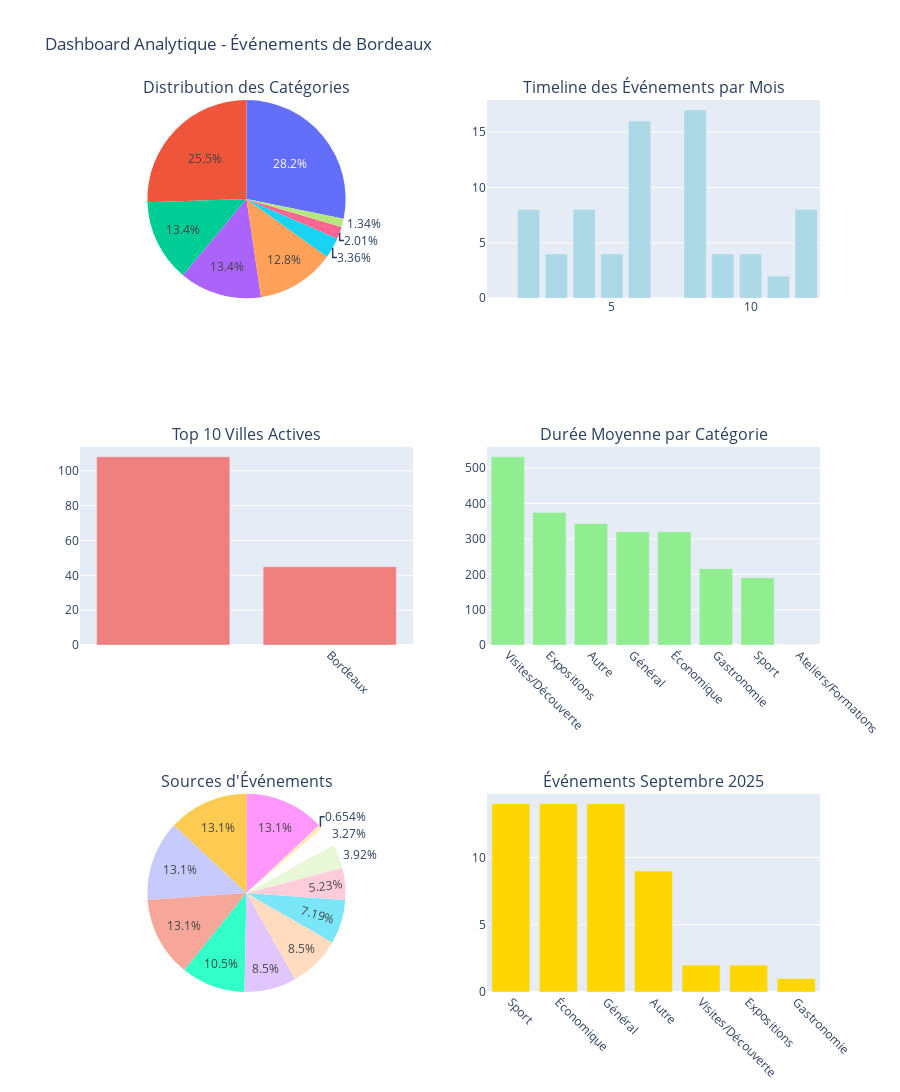

Here is the notebook cell this chart was saved with:
### Markdown cell above
## 8. Visualisations Avancées et Dashboard

### Code cell
# Dashboard interactif avec Plotly
fig = make_subplots(
    rows=3, cols=2,
    subplot_titles=(
        'Distribution des Catégories',
        'Timeline des Événements par Mois',
        'Top 10 Villes Actives',
        'Durée Moyenne par Catégorie',
        'Sources d\'Événements',
        'Événements Septembre 2025'
    ),
    specs=[[{"type": "pie"}, {"type": "bar"}],
           [{"type": "bar"}, {"type": "bar"}],
           [{"type": "pie"}, {"type": "bar"}]]
)

# 1. Distribution des catégories
fig.add_trace(
    go.Pie(
        labels=category_counts.index[:8],  # Top 8 pour la lisibilité
        values=category_counts.values[:8],
        name="Catégories"
    ),
    row=1, col=1
)

# 2. Timeline par mois
fig.add_trace(
    go.Bar(
        x=list(range(1, 13)),
        y=[month_counts.get(i, 0) for i in range(1, 13)],
        name="Événements par mois",
        marker_color='lightblue'
    ),
    row=1, col=2
)

# 3. Top villes
fig.add_trace(
    go.Bar(
        x=city_counts.head(8).index,
        y=city_counts.head(8).values,
        name="Villes actives",
        marker_color='lightcoral'
    ),
    row=2, col=1
)

# 4. Durée moyenne par catégorie
avg_duration = df.groupby('category_enhanced')['duration_days'].mean().sort_values(ascending=False).head(8)
fig.add_trace(
    go.Bar(
        x=avg_duration.index,
        y=avg_duration.values,
        name="Durée moyenne",
        marker_color='lightgreen'
    ),
    row=2, col=2
)

# 5. Sources
fig.add_trace(
    go.Pie(
        labels=source_counts.index,
        values=source_counts.values,
        name="Sources"
    ),
    row=3, col=1
)

# 6. Événements septembre 2025
fig.add_trace(
    go.Bar(
        x=sept_category_dist.index,
        y=sept_category_dist.values,
        name="Septembre 2025",
        marker_color='gold'
    ),
    row=3, col=2
)

fig.update_layout(
    title_text="Dashboard Analytique - Événements de Bordeaux",
    height=1200,
    showlegend=False
)

# Mise à jour des axes
fig.update_xaxes(tickangle=45, row=2, col=1)
fig.update_xaxes(tickangle=45, row=2, col=2)
fig.update_xaxes(tickangle=45, row=3, col=2)

fig.show()

### Figure 1 — Plotly figure (JSON) as saved in the notebook; plotly's stock layout.template omitted (floating-point values rounded to 4 significant figures)
{"data": [{"domain": {"x": [0, 0.45], "y": [0.7778, 1]}, "labels": ["Culturel", "Sport", "Économique", "Général", "Autre", "Visites/Découverte", "Expositions", "Ateliers/Formations"], "name": "Catégories", "type": "pie", "values": [42, 38, 20, 20, 19, 5, 3, 2]}, {"marker": {"color": "lightblue"}, "name": "Événements par mois", "type": "bar", "x": [1, 2, 3, 4, 5, 6, 7, 8, 9, 10, 11, 12], "xaxis": "x", "y": [0, 8, 4, 8, 4, 16, 0, 17, 4, 4, 2, 8], "yaxis": "y"}, {"marker": {"color": "lightcoral"}, "name": "Villes actives", "type": "bar", "x": ["", "Bordeaux"], "xaxis": "x2", "y": [108, 45], "yaxis": "y2"}, {"marker": {"color": "lightgreen"}, "name": "Durée moyenne", "type": "bar", "x": ["Visites/Découverte", "Expositions", "Autre", "Général", "Économique", "Gastronomie", "Sport", "Ateliers/Formations"], "xaxis": "x3", "y": [532, 374.5, 343.7, 320.2, 320.2, 216, 190.2, 1], "yaxis": "y3"}, {"domain": {"x": [0, 0.45], "y": [0, 0.2222]}, "labels": ["Bordeaux Métropole", "Bordeaux Métropole Sports", "Bordeaux Business Events", "Bordeaux Métropole - Agenda Complet", "Opéra National de Bordeaux", "Ville de Bordeaux", "Musée d'Aquitaine", "Union Bordeaux-Bègles Rugby", "Cap Sciences Bordeaux", "Stade de Bordeaux - Matmut Atlantique", "Bassins des Lumières", "Université de Bordeaux"], "name": "Sources", "type": "pie", "values": [20, 20, 20, 20, 16, 13, 13, 11, 8, 6, 5, 1]}, {"marker": {"color": "gold"}, "name": "Septembre 2025", "type": "bar", "x": ["Sport", "Économique", "Général", "Autre", "Visites/Découverte", "Expositions", "Gastronomie"], "xaxis": "x4", "y": [14, 14, 14, 9, 2, 2, 1], "yaxis": "y4"}], "layout": {"annotations": [{"font": {"size": 16}, "showarrow": false, "text": "Distribution des Catégories", "x": 0.225, "xanchor": "center", "xref": "paper", "y": 1, "yanchor": "bottom", "yref": "paper"}, {"font": {"size": 16}, "showarrow": false, "text": "Timeline des Événements par Mois", "x": 0.775, "xanchor": "center", "xref": "paper", "y": 1, "yanchor": "bottom", "yref": "paper"}, {"font": {"size": 16}, "showarrow": false, "text": "Top 10 Villes Actives", "x": 0.225, "xanchor": "center", "xref": "paper", "y": 0.6111, "yanchor": "bottom", "yref": "paper"}, {"font": {"size": 16}, "showarrow": false, "text": "Durée Moyenne par Catégorie", "x": 0.775, "xanchor": "center", "xref": "paper", "y": 0.6111, "yanchor": "bottom", "yref": "paper"}, {"font": {"size": 16}, "showarrow": false, "text": "Sources d'Événements", "x": 0.225, "xanchor": "center", "xref": "paper", "y": 0.2222, "yanchor": "bottom", "yref": "paper"}, {"font": {"size": 16}, "showarrow": false, "text": "Événements Septembre 2025", "x": 0.775, "xanchor": "center", "xref": "paper", "y": 0.2222, "yanchor": "bottom", "yref": "paper"}], "height": 1200, "showlegend": false, "title": {"text": "Dashboard Analytique - Événements de Bordeaux"}, "xaxis": {"anchor": "y", "domain": [0.55, 1]}, "xaxis2": {"anchor": "y2", "domain": [0, 0.45], "tickangle": 45}, "xaxis3": {"anchor": "y3", "domain": [0.55, 1], "tickangle": 45}, "xaxis4": {"anchor": "y4", "domain": [0.55, 1], "tickangle": 45}, "yaxis": {"anchor": "x", "domain": [0.7778, 1]}, "yaxis2": {"anchor": "x2", "domain": [0.3889, 0.6111]}, "yaxis3": {"anchor": "x3", "domain": [0.3889, 0.6111]}, "yaxis4": {"anchor": "x4", "domain": [0, 0.2222]}}}
